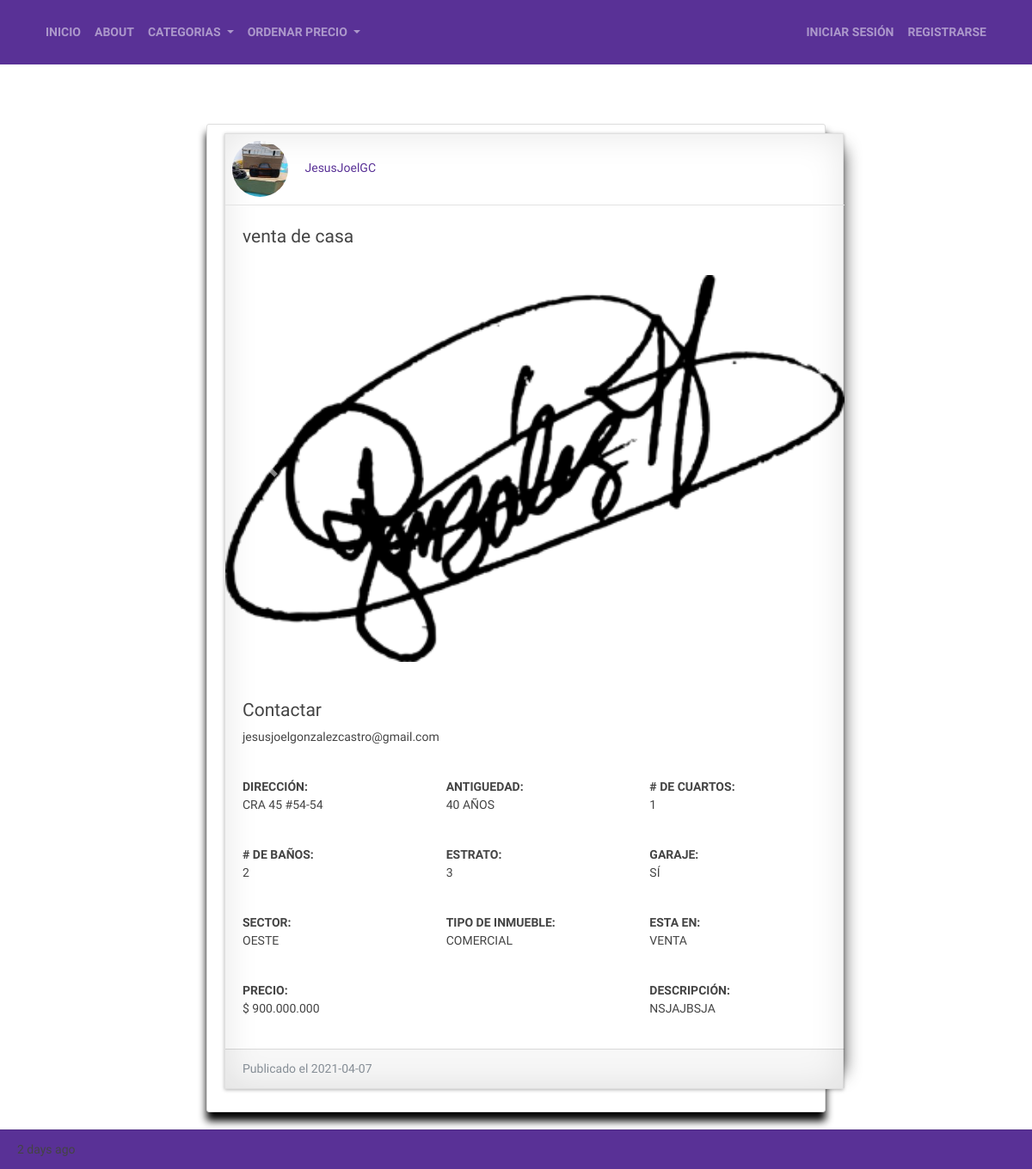
/post/1, run on the app's committed database.
### flaskblog/models.py (models this page shows, shortened)
class User(db.Model, UserMixin):
    id = db.Column(db.Integer, primary_key=True)
    username = db.Column(db.String(20), unique=True, nullable=False)
    email = db.Column(db.String(100), unique=True, nullable=False)
    image_file = db.Column(
        db.String(100), nullable=False, default='default.jpg')
    password = db.Column(db.String(60), nullable=False)
    posts = db.relationship('Post', backref='author', lazy=True)

class Post(db.Model):
    id = db.Column(db.Integer, primary_key=True)
    title = db.Column(db.String(100), nullable=False)
    image_casa = db.Column(
        db.String(100), nullable=False, default='default.jpg')
    image_casa2 = db.Column(
        db.String(100), nullable=False, default='default.jpg')
    image_casa3 = db.Column(
        db.String(100), nullable=False, default='default.jpg')
    image_casa4 = db.Column(
        db.String(100), nullable=False, default='default.jpg')
    image_plano = db.Column(
        db.String(100), nullable=False, default='default.jpg')
    direccion = db.Column(db.String(100), nullable=False)
    antiguedad = db.Column(db.String(100), nullable=False)
    cuartos = db.Column(db.Integer, nullable=False)
    baños = db.Column(db.Integer, nullable=False)
    estrato = db.Column(db.String(50), nullable=False)
    garaje = db.Column(db.String(50), nullable=False)
    sector = db.Column(db.String(50), nullable=False)
    tipo = db.Column(db.String(50), nullable=False)
    poner = db.Column(db.String(50), nullable=False)
    precio = db.Column(db.String(50), nullable=False)
    descripcion = db.Column(db.Text, nullable=False)
    date_posted = db.Column(db.DateTime, nullable=False,
                            default=datetime.utcnow())
    user_id = db.Column(db.Integer, db.ForeignKey('user.id'), nullable=False)

### flaskblog/posts/routes.py (the view)
@posts.route("/post/<int:post_id>")
def post(post_id):
    post = Post.query.get_or_404(post_id)
    return render_template('post.html', title=post.title, post=post)

### flaskblog/templates/post.html (shortened to what this page needs)
{% extends 'layout.html' %}
{% block content %}
<div class="container mt-5">
    <div class="row">
        <div class="col">
            <article class="media-body content-section container" id="caja2">
                <div class="card mb-3 media-body effect8">
                    <div class="media-body border-info">
                        <div class="article-metadata">
                            <img class="rounded-circle article-img mt-2 mb-2 ml-2"
                                src="{{ url_for('static', filename='profile_pics/' + post.author.image_file)}}" alt="">
                            <a class="mr-2 " href="{{ url_for('users.user_posts', username=post.author.username)}}">{{
                                post.author.username }}</a>
                        </div>
                        <div class="card-body">
                            <h4 class="card-title">{{ post.title }}</h4>
                        </div>
                        <div id="carouselExampleFade" class="carousel slide carousel-fade mb-4" data-ride="carousel">
                            <div class="carousel-inner">
                                <div class="carousel-item active">
                                    <img src="{{ url_for('static', filename='casa/' + post.image_casa)}}"
                                        class="d-block w-100" alt="..." width="500" height="450">
                                </div>
                            </div>
                            <a class="carousel-control-prev" href="#carouselExampleFade" role="button"
                                data-slide="prev">
                                <span class="carousel-control-prev-icon" aria-hidden="true"></span>
                            </a>
                            <a class="carousel-control-next" href="#carouselExampleFade" role="button"
                                data-slide="next">
                                <span class="carousel-control-next-icon" aria-hidden="true"></span>
                            </a>
                        </div>
                        <div class="card-body">
                            <h4> Contactar</h4>
                            <p>{{post.author.email}}</p>
                            <div class="row">
                                <div class="col">
                                    <label class="font-weight-bolder article-content text-uppercase">
                                        Dirección:<br><label class="font-weight-normal">{{ post.direccion }}</label>
                                    </label>
                                </div>
                                <div class="col">
                                    <label class="font-weight-bolder article-content text-uppercase">
                                        Antiguedad:<br><label class="font-weight-normal">{{ post.antiguedad }}</label>
                                    </label>
                                </div>
                                <div class="col">
                                    <label class="font-weight-bolder article-content text-uppercase">
                                        # de Cuartos:<br><label class="font-weight-normal">{{ post.cuartos }}</label>
                                    </label>
                                </div>
                            </div>
                            <div class="row">
                                <div class="col">
                                    <label class="font-weight-bolder article-content text-uppercase">
                                        # de Baños:<br><label class="font-weight-normal">{{ post.baños }}</label>
                                    </label>
                                </div>
                                <div class="col">
                                    <label class="font-weight-bolder article-content text-uppercase">
                                        Estrato:<br><label class="font-weight-normal">{{ post.estrato }}</label>
                                    </label>
                                </div>
                                <div class="col">
                                    <label class="font-weight-bolder article-content text-uppercase">
                                        Garaje:<br><label class="font-weight-normal">{{ post.garaje }}</label>
                                    </label>
                                </div>
                            </div>
                            <div class="row">
                                <div class="col">
                                    <label class="font-weight-bolder article-content text-uppercase">
                                        Sector:<br><label class="font-weight-normal">{{ post.sector }}</label>
                                    </label>
                                </div>
                                <div class="col">
                                    <label class="font-weight-bolder article-content text-uppercase">
                                        Tipo de Inmueble:<br><label class="font-weight-normal">{{ post.tipo }}</label>
                                    </label>
                                </div>
                                <div class="col">
                                    <label class="font-weight-bolder article-content text-uppercase">
                                        Esta en:<br><label class="font-weight-normal">{{ post.poner }}</label>
                                    </label>
                                </div>
                            </div>
                            <div class="row">
                                <div class="col-8">
                                    <label class="font-weight-bolder article-content text-uppercase">
                                        Precio:<br><label class="font-weight-normal">$ {{ post.precio }}</label>
                                    </label>
                                </div>
                                <div class="col-4">
                                    <label class="font-weight-bolder article-content text-uppercase">
                                        Descripción:<br><label class="font-weight-normal">{{ post.descripcion}}</label>
                                    </label>
                                </div>
                            </div>
                        </div>
                        <div class="card-footer text-muted">
                            Publicado el {{ post.date_posted.strftime('%Y-%m-%d') }}
                        </div>
                    </div>
            </article>
        </div>
    </div>
</div>
{% endblock content %}

### flaskblog/static/main.css (style rules this page uses)
.content-section { background: #ffffff; padding: 10px 20px; border: 1px solid #dddddd; border-radius: 3px; margin-bottom: 20px; }
.article-content { white-space: pre-line; }
.article-img { height: 65px; width: 65px; margin-right: 16px; }
.article-metadata { padding-bottom: 1px; margin-bottom: 4px; border-bottom: 1px solid #e3e3e3 }
#caja2 { box-shadow: 0px 10px 10px black; }
.effect8 { position:relative; -webkit-box-shadow:0 1px 4px rgba(0, 0, 0, 0.3), 0 0 40px rgba(0, 0, 0, 0.1) inset; -moz-box-shadow:0 1px 4px rgba(0, 0, 0, 0.3), 0 0 40px rgba(0, 0, 0, 0.1) inset; box-shadow:0 1px 4px rgba(0, 0, 0, 0.3), 0 0 40px rgba(0, 0, 0, 0.1) inset; }
.effect8:before, .effect8:after { content:""; position:absolute; z-index:-1; -webkit-box-shadow:0 0 20px rgba(0,0,0,0.8); -moz-box-shadow:0 0 20px rgba(0,0,0,0.8); box-shadow:0 0 20px rgba(0,0,0,0.8); top:10px; bottom:10px; left:0; right:0; -moz-border-radius:100px / 10px; border-radius:100px / 10px; }
.effect8:after { right:10px; left:auto; -webkit-transform:skew(8deg) rotate(3deg); -moz-transform:skew(8deg) rotate(3deg); -ms-transform:skew(8deg) rotate(3deg); -o-transform:skew(8deg) rotate(3deg); transform:skew(8deg) rotate(3deg); }
* { font-family: 'PT Sans Caption', sans-serif; }
.media-body { width: 45rem; }

### data on the page
User: image_file (picture), author.username "JesusJoelGC", author.email "jesusjoelgonzalezcastro@gmail.com"
Post: title "venta de casa", image_casa (picture), direccion "CRA 45 #54-54", antiguedad "40 AÑOS", cuartos "1", baños "2", estrato "3", garaje "SÍ", sector "OESTE", tipo "COMERCIAL", poner "VENTA", precio "900.000.000", descripcion "NSJAJBSJA", date_posted "2021-04-07"
